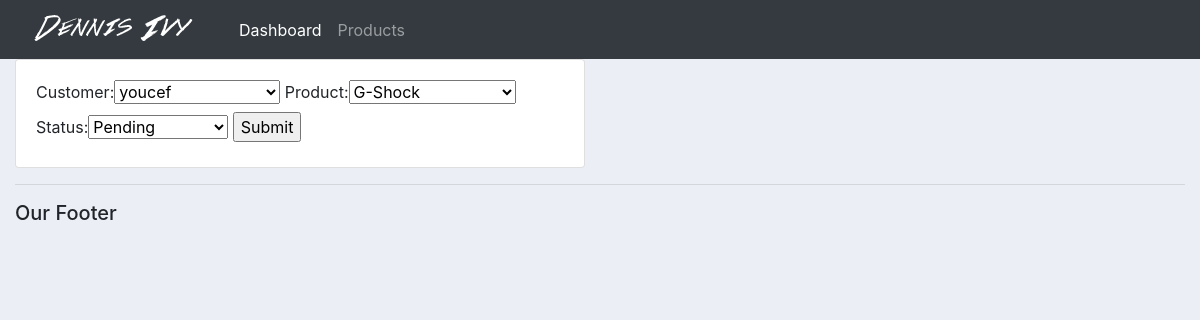
The app's page /update_order/1 with its own data.
### accounts/models.py (models this page shows, shortened)
class Order(models.Model):
    STATUS = (
        ('Pending', 'Pending'),
        ('Out for delivery', 'Out for delivery'),
        ('Delivered', 'Delivered'),
    )
    customer = models.ForeignKey(Customer, null=True, on_delete=models.SET_NULL)
    product = models.ForeignKey(Product, null=True, on_delete=models.SET_NULL)
    date_created = models.DateTimeField(auto_now_add=True, null=True)
    status = models.CharField(max_length=200, null=True, choices=STATUS)

### accounts/views.py (the view)
# urls.py: path('update_order/<str:pk>', views.updateOrder, name='update_order'),
def updateOrder(request, pk):
    order = Order.objects.get(id=pk)
    form = OrderForm(instance=order)
    if request.method == 'POST':
        form = OrderForm(request.POST, instance=order)
        if form.is_valid():
            form.save()
            return redirect('/')
    context = {
        'form': form
    }
    return render(request, 'accounts/order_form.html', context)

### accounts/forms.py
class OrderForm(ModelForm):
    class Meta:
        model = Order
        fields = '__all__'

### accounts/models.py (called while the page is built)
    def __str__(self):
        return self.name

    def __str__(self):
        return self.name

### accounts/templates/accounts/order_form.html (shortened to what this page needs)
{% extends 'accounts/main.html' %}
{% load static %}
{% block content %}
<div class="row">
	<div class="col-md-6">
		<div class="card card-body">
			<form action="" method="POST">
				{{form}}
				<input type="submit" name="Submit">
			</form>
		</div>
	</div>
</div>
{% endblock %}

### static/css/main.css (style rules this page uses)
body { background-color: #ebeff5; }

### records on screen
Order: customer "youcef", product "G-Shock", status "Pending"
